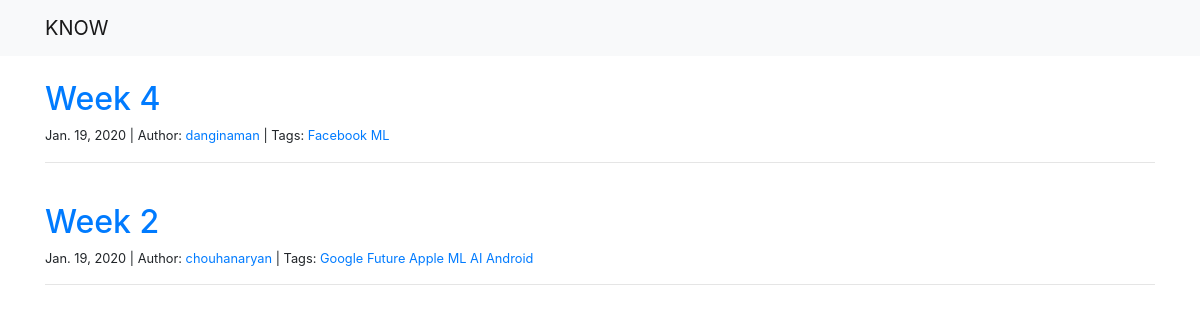
The page / on the database its author committed.
### blog/models.py (models this page shows, shortened)
class Post(models.Model):
    title = models.CharField(max_length=255)
    body = RichTextField()
    author = models.ForeignKey('Author', on_delete=models.CASCADE)
    created_on = models.DateTimeField(default=now)
    tags = models.ManyToManyField('Tag', related_name='posts')

class Author(models.Model):
    name = models.CharField(max_length=40)
    def __str__(self):
        return f'{self.name}'

class Tag(models.Model):
    name = models.CharField(max_length=20)

### blog/views.py (the view)
# urls.py: path("", views.index, name="index"),
def index(request):
    posts = Post.objects.all().order_by('-created_on')
    context = {
        "posts": posts,
    }
    return render(request, "index.html", context)

### blog/templates/index.html
{% extends "base.html" %}
{% block page_content %}
<div>
    {% for post in posts %}
    <br>
    <h2><a href="{% url 'detail' post.pk %}">{{ post.title }}</a></h2>
    <small>
        {{ post.created_on.date }} | Author: <a href="{% url 'author' post.author %}">{{ post.author }}</a> |
        Tags:
        {% for tag in post.tags.all %}
        <a href="{% url 'tag' tag.name %}">
            {{ tag.name }}
        </a>
        {% endfor %}
        <hr>
    </small>
    {% endfor %}
</div>
{% endblock %}

### blog/templates/base.html (shortened to what this page needs)
<link rel="stylesheet" href="https://stackpath.bootstrapcdn.com/bootstrap/4.1.3/css/bootstrap.min.css">
<nav class="navbar navbar-expand-lg navbar-light bg-light">
    <div class="container">
        <a class="navbar-brand" href="{% url 'index' %}">KNOW</a>
    </div>
</nav>
<div class="container">
    {% block page_content %}{% endblock %}
</div>

### rows shown on the page
Post: title "Week 4", created_on "Jan. 19, 2020", author "danginaman"
Tag: name "Facebook"
Tag: name "ML"
Post: title "Week 2", created_on "Jan. 19, 2020", author "chouhanaryan"
Tag: name "Google"
Tag: name "Future"
Tag: name "Apple"
Tag: name "AI"
Tag: name "Android"
